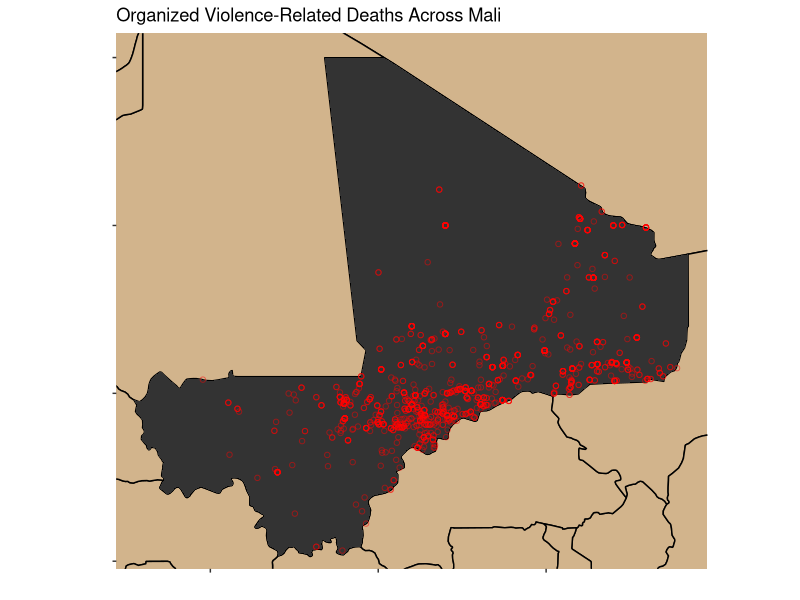

Write the R code that produced this figure.
# Packages Used
library(tidyverse)
library(maps)

# Import the Dataset
Mali = read_csv("Mali_Violence_Data.csv")

# Code for Map

map_mali = map_data('world', region = "Mali") 
# the map_data function creates a dataframe with Mali, used in one of the geoms

# The ggplot consists of 3 stacked geoms, a base layer, the country map, and the points
ggplot() +
  geom_polygon(data = map_data("world"), # This creates the base layer "world" map
               aes(x = long, y = lat, group = group),
               color = 'black', fill = 'tan') + # I wanted black borders and tan countries
  geom_polygon(data = map_mali, # This creates the shape of Mali, referring to the df created
               aes(x = long, y = lat, group = group)) + 
  geom_point(data = Mali, aes(x = longitude, y = latitude), # Points from the Uppsala df
             color = 'red', shape = 1, alpha = 0.5) + #specify color, shape, transparency
  coord_map() + 
  coord_fixed( # this lets you select your map's borders by coordinates
    ratio = 1,
    xlim = c(-12,4),
    ylim = c(10.5,25)) + 
  labs(title = "Organized Violence-Related Deaths Across Mali", x = "",
       y = "") +
  theme(
    axis.text = element_blank())
